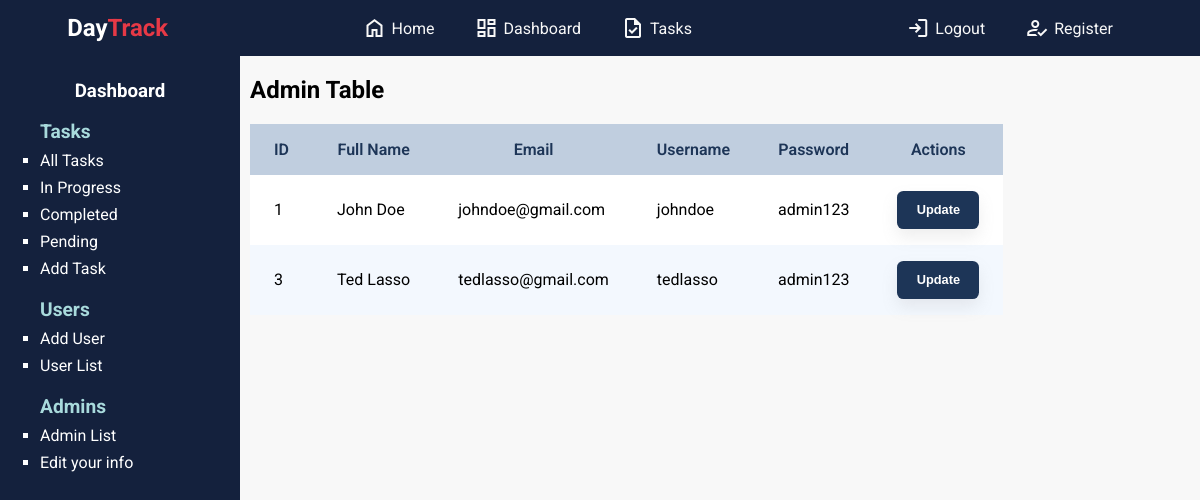
/dashboard/adminlist.php (signed in), run on the app's committed database.
### tables this page shows
CREATE TABLE `admindb` (
  `ID` int(11) NOT NULL,
  `name` varchar(100) NOT NULL,
  `surname` varchar(100) NOT NULL,
  `email` varchar(100) NOT NULL,
  `username` varchar(100) NOT NULL,
  `password` varchar(100) NOT NULL,
  `confpassword` varchar(100) NOT NULL
);

### logic/admin.php (called while the page is built, shortened)
<?php
include_once(__DIR__."./../dbCon.php");
class Admin extends dbCon{
    private $dbConnection;
    public function __construct($ID='',$name='',$surname='',$email='',$username='',$password='',$confpassword=''){
        $this->password = $password;
        $this->dbConnection = $this->connDB();
    }
        public function showAllAdmins(){
            try{
                $sql = "SELECT * FROM admindb";
                $stm = $this->dbConnection->prepare($sql);
                $stm->execute();
                $users= $stm->fetchAll();
                return $users;
            } catch(Exception $e){
                return $e -> getMessage();
            }
        }
}
?>

### dbCon.php (called while the page is built, shortened)
<?php
    class dbCon{
        public $conn = null;
        private $host = 'localhost';
        private $database = 'daytrackdb';
        private $username = 'root';
        private $password = '';
        public function connDB(){
            try{
                $this->conn = new   PDO("mysql:host=$this->host;dbname=$this->database",
                                    $this->username,$this->password,
                                    [PDO::ATTR_DEFAULT_FETCH_MODE => PDO::FETCH_ASSOC]);
            } catch(PDOException  $pdoe){
                die("Nuk mund te lidhej ne bazen e te dhenave {$this->database}: ". $pdoe->getMessage());
            }
            return $this->conn;
        }
 }
?>

### dashboard/adminlist.php (the view, shortened to what this page needs)
<?php
    include_once("../dbCon.php");
    include_once("../logic/admin.php");
  $text = "Login";
  $redirect = "../login.php";
  if(isset($_SESSION['username'])){
    $text = "Logout";
    $redirect = "../logout.php";
  }
?>
<!DOCTYPE html>
<html lang="en">
<head>
    <link rel="stylesheet" href="../style/dashboard.css">
    <link rel="stylesheet" href="../style/sty1.css">
    <link rel="stylesheet" href="../style/tables.css">
</head>
<body>
<header>
       <h2 style="margin:auto 0"> <a href="index.html" style="text-decoration:none;color:white" > Day<span style="color:var(--zorange)">Track</span> </a></h2>
       <ul >
           <li><a href="index.html" class="header-links"><span style="padding-right:5px" class="material-symbols-outlined">
               </span> Home</a> </li>
           <li><a href="" class="header-links"><span class="material-symbols-outlined" style="padding-right:5px">
               </span>Dashboard</a> </li>
           <li><a href="" class="header-links"><span class="material-symbols-outlined" style="padding-right:5px">
               </span>Tasks</a> </li>
       </ul>
       <ul>
           <li><a href="<?= $redirect ?>" class="header-links"><span class="material-symbols-outlined" style="padding-right:5px">
               </span><?= $text ?></a></li>
           <li><a href="register.html" class="header-links"><span class="material-symbols-outlined" style="padding-right:5px">
               </span>Register</a></li>
       </ul>
   </header>
   <main style="display:flex;">
    <aside class="aside">
        <h3 style="text-align:center;color:white" class="title">Dashboard</h3>
        <ul>
            <h4 style="color:white;font-size:1.2rem;margin:0;color:var(--blue1)">Tasks</h4>
        <li><a href="./dashboardalltasks.php">All Tasks </a></li>
        <li><a href="./dashboardinprogress.php">In Progress </a></li>
        <li><a href="./dashboardcompleted.php">Completed </a></li>
        <li><a href="./dashboardpending.php">Pending </a></li>
        <li><a href="./addtask.php">Add Task </a></li>
        <h4 style="color:white;font-size:1.2rem;margin:0;color:var(--blue1);margin-top:20px;">Users</h4>
        <li><a href="../register.php">Add User </a></li>
        <li><a href="./userlist.php">User List </a></li>
        <h4 style="color:white;font-size:1.2rem;margin:0;color:var(--blue1);margin-top:20px;">Admins</h4>
        <li><a href="./adminlist.php">Admin List </a></li>
        <li><a href="<?= "../func/updAdmin.php?ID=".$_SESSION["adminid"] ?>">Edit your info </a></li>
        </ul>
    </aside>
    <div class="main-content">
        <table class="detyratable">
           <h2 style="padding:0px 10px;">Admin Table</h2>
           <tr>
               <th>ID</th>
               <th>Full Name</th>
               <th>Email</th>
               <th>Username</th>
               <th>Password</th>
               <th colspan="2">Actions</th>
           </tr>
           <?php
           $usr = new Admin();
           $users = $usr->showAllAdmins();
           foreach($users as $user){
           ?>
               <tr>
                   <td><?= $user["ID"]?></td>
                   <td><?= $user["name"]. " ".$user["surname"]?></td>
                   <td><?= $user["email"]?></td>
                   <td><?= $user["username"]?></td>
                   <td><?= $user["password"]?></td>
                   <td>
                    <a href="<?= "../func/updAdmin.php?ID=$user[ID]"?>"><button class="updatebtn">Update</button></a>
                </td>
               </tr>
           <?php
           }
           ?>
           </table>
    </div>
    </main>
</body>
</html>

### style/dashboard.css (style rules this page uses)
aside { width:15rem; min-height:100vh; background-color:#14213d; padding-top:5px; }
aside ul { list-style-type:square; }
aside ul li { color:white; margin: 0.5rem 0px; }
aside ul li a { text-decoration: none; color:white; transition:0.2s ease; }

### style/sty1.css (style rules this page uses)
:root { --zblue:#1d3557; --zorange:#e63946; --zgray:#f8f8f8; --blue1: #A8DADC; --blue2: #457B9D; }
body { margin:0 auto; font-family:'Roboto'; background-color:var(--zgray); }
header { background-color:#14213d; color:var(--zgray); display:flex; flex-wrap:wrap; min-width:100%; flex-direction:row; justify-content: space-around; }
header ul { display:flex; list-style: none; }
header ul li { margin-inline:20px; transition:0.2s ease-in; vertical-align: center; }
header ul li a { display:flex; justify-content: center; align-items: center; }
.header-links { text-decoration:none; color:var(--zgray); vertical-align: center; transition: 0.2s ease; }

### style/tables.css (style rules this page uses)
.detyratable { border-collapse: collapse; border-radius: 50%; margin:10px; }
.detyratable th { color: var(--zblue); background-color:#c0cedf; font-weight: normal; font-weight:600; }
.detyratable td { color:black; }
.detyratable tr { background-color:white; }
.detyratable th,td { padding:1rem 1.5rem; }
.detyratable tr:nth-child(odd) { background-color:#f3f8fe; }
.updatebtn { font-size: 0.8rem; align-items: center; height: 38px; border-radius: 0.4rem; cursor:pointer; font-weight: 600; padding: 0 1.2rem; color: white; border: none; box-shadow: 0 .5rem 1rem rgba(143, 142, 142, 0.15)!important; background: var(--zblue); }

### data on the page
admindb: ID "1", name "John", surname "Doe", email "johndoe@gmail.com", username "johndoe", password "admin123"
admindb: ID "3", name "Ted", surname "Lasso", email "tedlasso@gmail.com", username "tedlasso", password "admin123"

### other printed values
$text "Logout"
